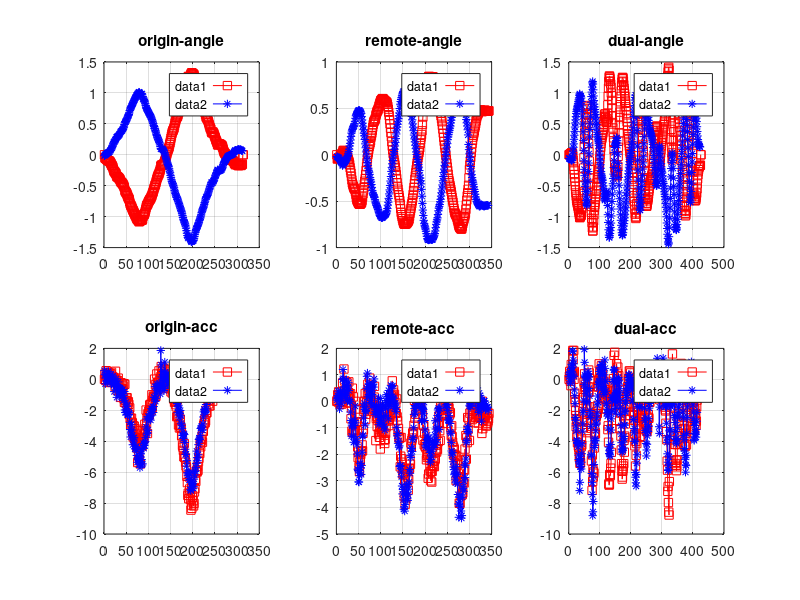
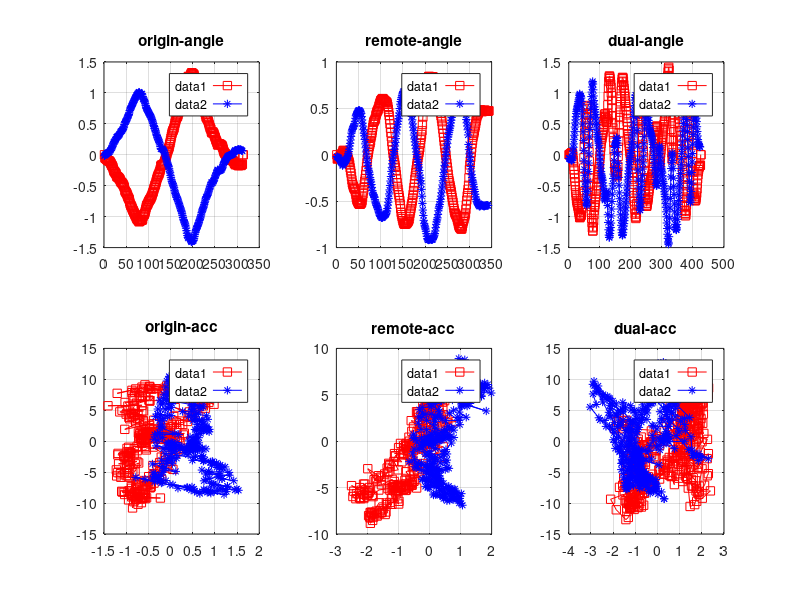

Recreate these plots in MATLAB, in order.
%%%%%%%%%%%%%%%%%%%%%%%%%%%%%%%%%%%%%%%%%%%%%%%%%%%%%%%%%%%%%%%%%%%%%%%%%%%%%%%%%%%%%%%%%5
%%%% Gesture Roll analyse 
%%%%
%%%%            ZHAOCHAO
%%%%                2016-11-08
%%%%%%%%%%%%%%%%%%%%%%%%%%%%%%%%%%%%%%%%%%%%%%%%%%%%%%%%%%%%%%%%%%%%%%%%%%%%%%%%%%%%%%%%%%%%%%%%%%
%%%%

figure(1);
figure(2);

%%%% roll-origin 

load data_origin_slow.dat

dat = data_origin_slow;

index_left = find(dat(:,1) == 0);
origin_left_att = dat(index_left, 2:4);
origin_left_acc = dat(index_left, 8:10);
origin_left_gyro = dat(index_left, 5:7);


index_right = find(dat(:,1) == 2);
origin_right_att = dat(index_right, 2:4);
origin_right_acc = dat(index_right, 8:10);
origin_right_gyro = dat(index_right, 5:7);

figure(1);
% att
% x-t, y-z
subplot(2,3,1);
tmp_t = [1: 1: size(origin_left_att(:,1), 1)];
plot(tmp_t, origin_left_att(:,2), 'rs-');
hold on;
tmp_t = [1: 1: size(origin_right_att(:,1), 1)];
plot(tmp_t, origin_right_att(:,2), 'b*-');
grid on;
legend('left', 'right');
title('origin-angle');

% acc
% x-x, y-z
subplot(2,3,4);
tmp_t = [1: 1: size(origin_left_acc(:,1), 1)];
plot(tmp_t, origin_left_acc(:,2), 'rs-');
hold on;
tmp_t = [1: 1: size(origin_right_acc(:,1), 1)];
plot(tmp_t, origin_right_acc(:,2), 'b*-');
grid on;
legend('left', 'right');
title('origin-acc');

figure(2);
% att
% x-t, y-z
subplot(2,3,1);
tmp_t = [1: 1: size(origin_left_att(:,1), 1)];
plot(tmp_t, origin_left_att(:,2), 'rs-');
hold on;
tmp_t = [1: 1: size(origin_right_att(:,1), 1)];
plot(tmp_t, origin_right_att(:,2), 'b*-');
grid on;
legend('left', 'right');
title('origin-angle');

% acc
% x-x, y-z
subplot(2,3,4);
plot(origin_left_acc(:,1), origin_left_acc(:,3), 'rs-');
hold on;
plot(origin_right_acc(:,1), origin_right_acc(:,3), 'b*-');
grid on;
legend('left', 'right');
title('origin-acc');


%%%% roll-remote

load data_remote_slow.dat

dat = data_remote_slow;

index_left = find(dat(:,1) == 0);
remote_left_att = dat(index_left, 2:4);
remote_left_acc = dat(index_left, 8:10);
remote_left_gyro = dat(index_left, 5:7);

index_right = find(dat(:,1) == 2);
remote_right_att = dat(index_right, 2:4);
remote_right_acc = dat(index_right, 8:10);
remote_right_gyro = dat(index_right, 5:7);

figure(1);
% att
% x-x, y-z
subplot(2,3,2);
tmp_t = [1: 1: size(remote_left_att(:,1), 1)];
plot(tmp_t, remote_left_att(:,2), 'rs-');
hold on;
tmp_t = [1: 1: size(remote_right_att(:,1), 1)];
plot(tmp_t, remote_right_att(:,2), 'b*-');
grid on;
legend('left', 'right');
title('remote-angle');

% acc
% x-x, y-z
subplot(2,3,5);
tmp_t = [1: 1: size(remote_left_acc(:,1), 1)];
plot(tmp_t, remote_left_acc(:,2), 'rs-');
hold on;
tmp_t = [1: 1: size(remote_right_acc(:,1), 1)];
plot(tmp_t, remote_right_acc(:,2), 'b*-');
grid on;
legend('left', 'right');
title('remote-acc');


figure(2);
% att
% x-x, y-z
subplot(2,3,2);
tmp_t = [1: 1: size(remote_left_att(:,1), 1)];
plot(tmp_t, remote_left_att(:,2), 'rs-');
hold on;
tmp_t = [1: 1: size(remote_right_att(:,1), 1)];
plot(tmp_t, remote_right_att(:,2), 'b*-');
grid on;
legend('left', 'right');
title('remote-angle');

% acc
% x-x, y-z
subplot(2,3,5);
plot(remote_left_acc(:,1), remote_left_acc(:,3), 'rs-');
hold on;
plot(remote_right_acc(:,1), remote_right_acc(:,3), 'b*-');
grid on;
legend('left', 'right');
title('remote-acc');


%%%% roll-dual

load data_dual_slow.dat

dat = data_dual_slow;

index_left = find(dat(:,1) == 0);
dual_left_att = dat(index_left, 2:4);
dual_left_acc = dat(index_left, 8:10);
dual_left_gyro = dat(index_left, 5:7);

index_right = find(dat(:,1) == 2);
dual_right_att = dat(index_right, 2:4);
dual_right_acc = dat(index_right, 8:10);
dual_right_gyro = dat(index_right, 5:7);


figure(1);
% att
% x-x, y-z
subplot(2,3,3);
tmp_t = [1: 1: size(dual_left_att(:,1), 1)];
plot(tmp_t, dual_left_att(:,2), 'rs-');
hold on;
tmp_t = [1: 1: size(dual_right_att(:,1), 1)];
plot(tmp_t, dual_right_att(:,2), 'b*-');
grid on;
legend('left', 'right');
title('dual-angle');

% acc
% x-x, y-z
subplot(2,3,6);
tmp_t = [1: 1: size(dual_left_acc(:,1), 1)];
plot(tmp_t, dual_left_acc(:,2), 'rs-');
hold on;
tmp_t = [1: 1: size(dual_right_acc(:,1), 1)];
plot(tmp_t, dual_right_acc(:,2), 'b*-');
grid on;
legend('left', 'right');
title('dual-acc');


figure(2);
% att
% x-x, y-z
subplot(2,3,3);
tmp_t = [1: 1: size(dual_left_att(:,1), 1)];
plot(tmp_t, dual_left_att(:,2), 'rs-');
hold on;
tmp_t = [1: 1: size(dual_right_att(:,1), 1)];
plot(tmp_t, dual_right_att(:,2), 'b*-');
grid on;
legend('left', 'right');
title('dual-angle');

% acc
% x-x, y-z
subplot(2,3,6);
plot(dual_left_acc(:,1), dual_left_acc(:,3), 'rs-');
hold on;
plot(dual_right_acc(:,1), dual_right_acc(:,3), 'b*-');
grid on;
legend('left', 'right');
title('dual-acc');



%%%%  delta-theta

SLIDE_WINDOWS_WIDTH = 5;

origin_size = min(min(size(origin_left_att, 1), size(origin_left_acc, 1)), ...
    min(size(origin_right_att, 1), size(origin_right_acc, 1))) - SLIDE_WINDOWS_WIDTH;

delta_origin_left_att = zeros(origin_size, 3);
delta_origin_left_acc = zeros(origin_size, 3);
delta_origin_left_gyro = zeros(origin_size, 3);
delta_origin_left_t = zeros(origin_size, 1);

delta_origin_right_att = zeros(origin_size, 3);
delta_origin_right_acc = zeros(origin_size, 3);
delta_origin_right_gyro = zeros(origin_size, 3);
delta_origin_right_t = zeros(origin_size, 1);

% origin_left_att & origin_left_acc
% origin_right_att & origin_right_acc
for index = 1 : origin_size
    delta_origin_left_att(index, :) = sum(origin_left_att(index : (index + SLIDE_WINDOWS_WIDTH), :))/(SLIDE_WINDOWS_WIDTH + 1);
    delta_origin_left_acc(index, :) = sum(origin_left_acc(index : (index + SLIDE_WINDOWS_WIDTH), :))/(SLIDE_WINDOWS_WIDTH + 1);
    delta_origin_left_gyro(index, :) = sum(origin_left_gyro(index : (index + SLIDE_WINDOWS_WIDTH), :))/(SLIDE_WINDOWS_WIDTH + 1);
    
    delta_origin_right_att(index, :) = sum(origin_right_att(index : (index + SLIDE_WINDOWS_WIDTH), :))/(SLIDE_WINDOWS_WIDTH + 1);
    delta_origin_right_acc(index, :) = sum(origin_right_acc(index : (index + SLIDE_WINDOWS_WIDTH), :))/(SLIDE_WINDOWS_WIDTH + 1);
    delta_origin_right_gyro(index, :) = sum(origin_right_gyro(index : (index + SLIDE_WINDOWS_WIDTH), :))/(SLIDE_WINDOWS_WIDTH + 1);
end

for index = 1 : origin_size -1
   delta_origin_left_acc(index, :) = origin_left_acc(index + 1, :) - origin_left_acc(index, :); 
%    delta_origin_left_t(index) = sum(delta_origin_left_att(index, 1) / delta_origin_left_gyro(index, 1) ...
%                                     + delta_origin_left_att(index, 2) / delta_origin_left_gyro(index, 2) ...
%                                     + delta_origin_left_att(index, 3) / delta_origin_left_gyro(index, 3)) / 3;
   
   delta_origin_right_acc(index, :) = origin_right_acc(index + 1, :) - origin_right_acc(index, :);
%    delta_origin_right_t(index) = sum(delta_origin_right_att(index, 1) / delta_origin_right_gyro(index, 1) ...
%                                     + delta_origin_right_att(index, 2) / delta_origin_right_gyro(index, 2) ...
%                                     + delta_origin_right_att(index, 3) / delta_origin_right_gyro(index, 3)) / 3;

end

tmp_origin_left_att = origin_left_att(1 : origin_size , :);

% % % tmp_origin_left_att ./ delta_origin_left_acc
% % % delta_origin_left_att ./ delta_origin_left_acc
delta_origin_left_gyro ./ delta_origin_left_acc

origin_left_dt = sum(delta_origin_left_t) / (size(delta_origin_left_t, 1)-1)
origin_right_dt = sum(delta_origin_right_t) / (size(delta_origin_right_t, 1)-1)

origin_left_vec = delta_origin_left_acc .* origin_left_dt;
origin_right_vec = delta_origin_right_acc .* origin_right_dt;



% (origin_left_vec ./ 0.03) - delta_origin_left_gyro





SLIDE_WINDOWS_WIDTH = 3;

remote_size = min(min(size(remote_left_att, 1), size(remote_left_acc, 1)), ...
    min(size(remote_right_att, 1), size(remote_right_acc, 1))) - SLIDE_WINDOWS_WIDTH;

delta_remote_left_att = zeros(remote_size, 3);
delta_remote_left_acc = zeros(remote_size, 3);
delta_remote_left_gyro = zeros(remote_size, 3);
delta_remote_left_t = zeros(remote_size, 1);

delta_remote_right_att = zeros(remote_size, 3);
delta_remote_right_acc = zeros(remote_size, 3);
delta_remote_right_gyro = zeros(remote_size, 3);
delta_remote_right_t = zeros(remote_size, 1);

for index = 1 : remote_size
    
end
